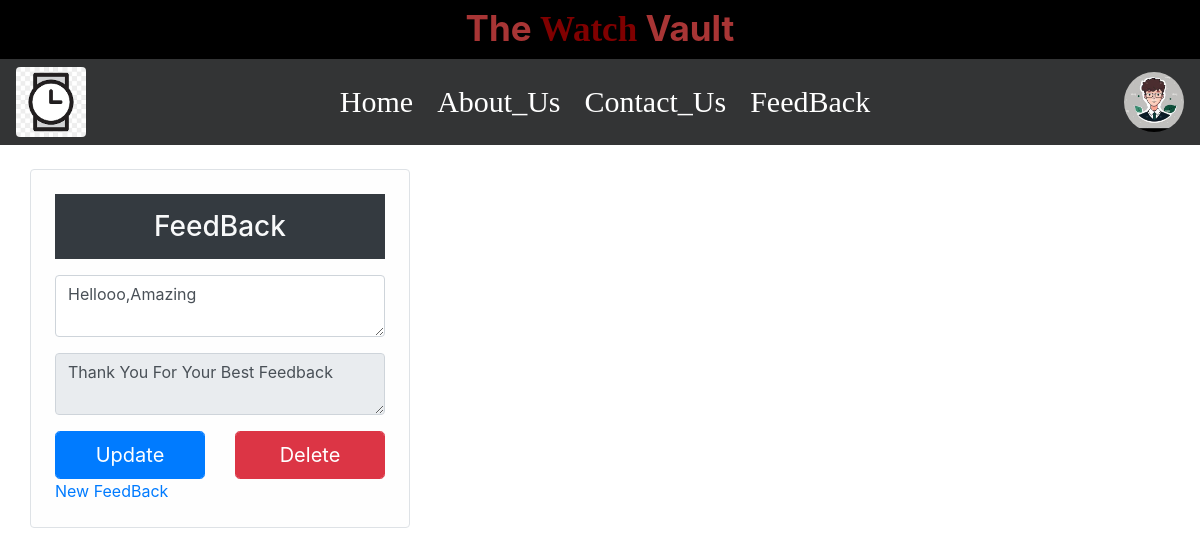
The page /update_feedback.php (signed in) on the database its author committed.
### tables this page shows
CREATE TABLE `user_details` (
  `user_id` int(11) NOT NULL,
  `user_name` varchar(30) NOT NULL,
  `address` varchar(50) NOT NULL,
  `mobile_no` bigint(10) NOT NULL,
  `email` varchar(30) NOT NULL,
  `password` varchar(30) NOT NULL,
  `city` varchar(30) NOT NULL,
  `photo` varchar(300) NOT NULL
);

CREATE TABLE `feedback` (
  `id` int(11) NOT NULL,
  `email` varchar(50) NOT NULL,
  `feedback` varchar(50) NOT NULL,
  `reply` varchar(50) NOT NULL
);

### update_feedback.php (the view, shortened to what this page needs)
<!DOCTYPE html>
<html lang="en">
<head>
</head>
<body>
    <?php include('user_navbar.php'); ?>
    <?php
    $sql1 = "select * from feedback where email='{$_SESSION['mail']}'";
    $qry1 = mysqli_query($con, $sql1);
    ?>
    <br>
    <div class="container">
        <div class="row">
            <div class="col-lg-4 alert-light border rounded p-4">
                <form action="#" method="post">
                    <h3 class="text-light bg-dark text-center p-3">FeedBack</h3>
                    <div class=" form-group">
                        <textarea name="fb" id="fb" placeholder="User FeedBack..." class="form-control"><?php echo $row1[2]; ?></textarea>
                    </div>
                    <div class=" form-group">
                        <textarea name="afb" id="fb" placeholder="Admin FeedBack..." class="form-control" disabled><?php if (!empty($row1[3])) {
                                                                                                                        echo $row1[3];
                                                                                                                    } ?></textarea>
                    </div>
                    <div class="row">
                        <div class="col-lg-6">
                        <input type="submit" name="submitFeedback" value="Update" class="btn btn-lg form-control btn-primary">
                        </div>
                        <div class="col-lg-6">
                    <input type="submit" name="deleteFeedback" value="Delete" class="btn btn-lg form-control btn-danger">
                        </div>
                    </div>
                    <a href="feedback.php">New FeedBack</a>
                </form>
            </div>
        </div>
    </div>
</body>
</html>

### user_navbar.php (shortened to what this page needs)
<?php
include('config.php');
$sql = "select * from user_details where email='{$_SESSION['mail']}'";
$qry = mysqli_query($con, $sql);
$row = mysqli_fetch_array($qry);
?>
<!DOCTYPE html>
<html lang="en">
<head>
</head>
<body>
    <div class="name">
        <p>The <span>Watch</span> Vault</p>
        <div class="navbar">
            <div class="icon">
                <img src="icon/icon.png" alt="icon" height="70px" width="70px" class="rounded">
            </div>
            <div id="menu">
                <a href="user_panel.php">Home</a>
                <a href="about_us.php">About_Us</a>
                <a href="contact_us.php">Contact_Us</a>
                <a href="feedback.php">FeedBack</a>
            </div>
            <div class="profile">
                <a href="user_profile.php?uid=<?php echo $row[0]; ?>">
                    <img src='upload_img/<?php echo $row[7]; ?>' alt='image' height='60px' width='60px' class='rounded-circle'>
                </a>
            </div>
        </div>
    </div>
</body>
</html>

### user_navbar.php (style rules this page uses)
.name p { text-align: center; padding: 2px; color: rgb(168, 53, 53); background-color: rgb(0, 0, 0); font-weight: bold; font-size: 35px; margin: auto; }
.name p span { color: maroon; font-weight: bold; font-family: Cambria, Cochin, Georgia, Times, 'Times New Roman', serif; }
.navbar { display: flex; font-family: Cambria, Cochin, Georgia, Times, 'Times New Roman', serif; background-color: rgb(51, 52, 53); }
.navbar { font-family: Cambria, Cochin, Georgia, Times, 'Times New Roman', serif; color: white; }
#menu a { padding-left: 10px; padding-right: 10px; font-size: 30px; color: white; text-decoration: none; }

### rows shown on the page
user_details: photo (picture)
feedback: fb "Hellooo,Amazing", afb "Thank You For Your Best Feedback"
